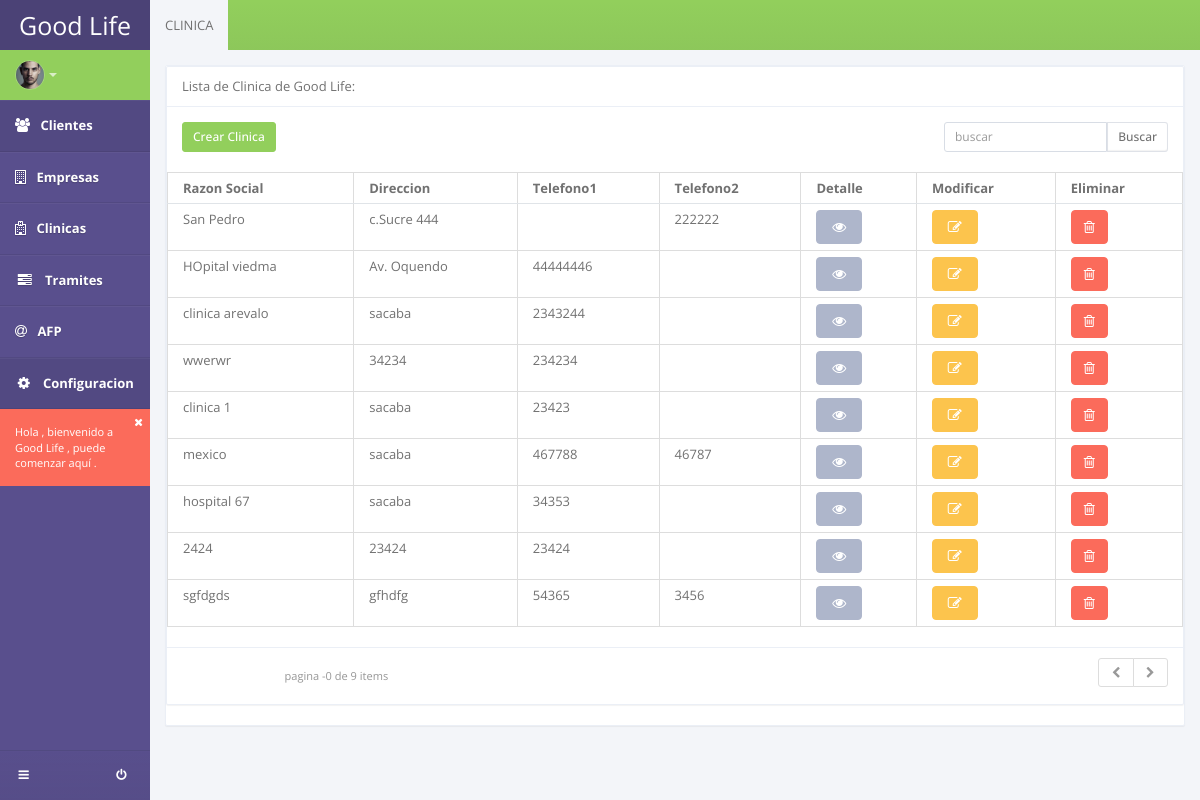
Page /listar_clinica/ on the committed database.
### apps/clinicas/models.py (models this page shows, shortened)
class Clinica(models.Model):
	razon_social = models.CharField(max_length=150)
	direccion = models.CharField(max_length=150)
	telefono1 = models.CharField(max_length=20, blank=True)
	telefono2 = models.CharField(max_length=20, blank=True)

### apps/clinicas/views.py (the view)
# urls.py: url(r'^listar_clinica/$', ClinicaList.as_view(), name='listar_clinica'),
class ClinicaList(ListView):
	template_name = "clinicas/lista_clinicas.html"
	model = Clinica

### templates/clinicas/lista_clinicas.html (shortened to what this page needs)
{% extends 'base_sistema.html' %}
{% block content %}
<section id="content">
	<section class="vbox">
		<header class="header bg-success bg-gradient">
			<ul class="nav nav-tabs">
				<li class="active"><a href="#static" data-toggle="tab">CLINICA</a></li>
			</ul>
		</header>
		<section class="scrollable wrapper">
			<div class="tab-content">
				<div class="panel panel-default">
					<section class="panel">
						<header class="panel-heading"> Lista de Clinica de Good Life: </header>
						<div class="row text-sm wrapper">
							<div class="col-sm-5 m-b-xs">
								<a class="btn btn-sm btn-success" href="/registrar_clinica/">Crear Clinica</a>
							</div>
							<div class="col-sm-4 m-b-xs">
							</div>
							<div class="col-sm-3">
								<form method="get">
									<div class="input-group">
									<input type="text" class="input-sm form-control" placeholder="buscar" name="q"> <span class="input-group-btn"> <button class="btn btn-sm btn-white" type="submit">Buscar</button> </span> </div>
								</form>
							</div>
						</div>
						<div class="table-responsive">
							<table summary="This table shows how to create responsive tables using Bootstrap's default functionality" class="table table-bordered table-hover">
								<thead>
									<tr>
										<th>Razon Social</th>
										<th>Direccion</th>
										<th>Telefono1</th>
										<th>Telefono2</th>
										<th>Detalle</th>
										<th>Modificar</th>
										<th>Eliminar</th>
									</tr>
								</thead>
								<tbody>
									{% for object in object_list %}
									<tr>
										<td>{{object.razon_social}}</td>
										<td>{{object.direccion}}</td>
										<td>{{object.telefono1}}</td>
										<td>{{object.telefono2}}</td>
										<td>
											<a class="btn btn-default" href="/detail_clinica/{{object.id}}"><i class="icon-eye-open text"></i></a>
										</td>
										<td>
											<a class="btn btn-warning" href="/update_clinica/{{object.id}}"><i class="icon-edit text"></i></a>
										</td>
										<td>
											<a class="btn btn-danger" href="#" data-toggle="modal" data-target="#modalDel{{object.id}}"><i class="fa fa-trash-o text"></i></a>
										</td>
									</tr>
									{% endfor %}
								</tbody>
							</table>
						</div>
						{% include "_pagination.html" %}
				</section>
			</div>
		</section>
	</section>
</section>
{% endblock content %}

### rows in the picture
Clinica: razon_social "San Pedro", direccion "c.Sucre 444", telefono2 "222222"
Clinica: razon_social "HOpital viedma", direccion "Av. Oquendo", telefono1 "44444446"
Clinica: razon_social "clinica arevalo", direccion "sacaba", telefono1 "2343244"
Clinica: razon_social "wwerwr", direccion "34234", telefono1 "234234"
Clinica: razon_social "clinica 1", direccion "sacaba", telefono1 "23423"
Clinica: razon_social "mexico", direccion "sacaba", telefono1 "467788", telefono2 "46787"
Clinica: razon_social "hospital 67", direccion "sacaba", telefono1 "34353"
Clinica: razon_social "2424", direccion "23424", telefono1 "23424"
Clinica: razon_social "sgfdgds", direccion "gfhdfg", telefono1 "54365", telefono2 "3456"

### other values in the picture
{{ page_obj.pages|length }} "0"
{{ object_list.count }} "9"
